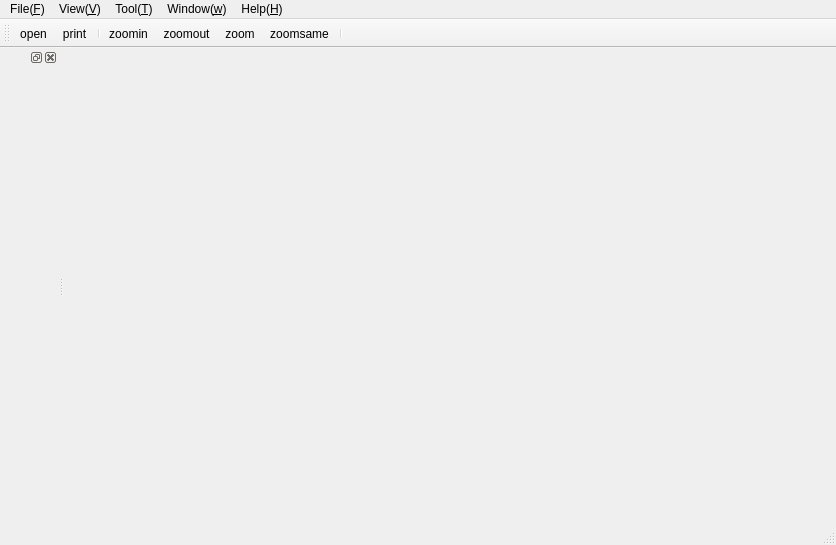
<?xml version="1.0" encoding="UTF-8"?>
<ui version="4.0">
 <class>HOnlineMainWindow</class>
 <widget class="QMainWindow" name="HOnlineMainWindow">
  <property name="geometry">
   <rect>
    <x>0</x>
    <y>0</y>
    <width>836</width>
    <height>545</height>
   </rect>
  </property>
  <property name="windowTitle">
   <string>HOnlineMainWindow</string>
  </property>
  <widget class="QWidget" name="centralWidget">
   <layout class="QHBoxLayout" name="horizontalLayout">
    <item>
     <layout class="QVBoxLayout" name="verticalLayout"/>
    </item>
   </layout>
  </widget>
  <widget class="QMenuBar" name="menuBar">
   <property name="geometry">
    <rect>
     <x>0</x>
     <y>0</y>
     <width>836</width>
     <height>23</height>
    </rect>
   </property>
   <widget class="QMenu" name="menuFile_F">
    <property name="title">
     <string>File(&amp;F)</string>
    </property>
    <addaction name="actionOpen"/>
    <addaction name="actionPrint"/>
   </widget>
   <widget class="QMenu" name="menuView_V">
    <property name="title">
     <string>View(&amp;V)</string>
    </property>
    <addaction name="actionZoomin"/>
    <addaction name="actionZoomout"/>
    <addaction name="actionZoom"/>
    <addaction name="actionZoomsame"/>
   </widget>
   <widget class="QMenu" name="menuTool_T">
    <property name="title">
     <string>Tool(&amp;T)</string>
    </property>
   </widget>
   <widget class="QMenu" name="menuWindow_w">
    <property name="title">
     <string>Window(&amp;w)</string>
    </property>
   </widget>
   <widget class="QMenu" name="menuHelp_H">
    <property name="title">
     <string>Help(&amp;H)</string>
    </property>
   </widget>
   <addaction name="menuFile_F"/>
   <addaction name="menuView_V"/>
   <addaction name="menuTool_T"/>
   <addaction name="menuWindow_w"/>
   <addaction name="menuHelp_H"/>
  </widget>
  <widget class="QToolBar" name="mainToolBar">
   <attribute name="toolBarArea">
    <enum>TopToolBarArea</enum>
   </attribute>
   <attribute name="toolBarBreak">
    <bool>false</bool>
   </attribute>
   <addaction name="actionOpen"/>
   <addaction name="actionPrint"/>
   <addaction name="separator"/>
   <addaction name="actionZoomin"/>
   <addaction name="actionZoomout"/>
   <addaction name="actionZoom"/>
   <addaction name="actionZoomsame"/>
   <addaction name="separator"/>
  </widget>
  <widget class="QStatusBar" name="statusBar"/>
  <widget class="QDockWidget" name="dockWidget">
   <attribute name="dockWidgetArea">
    <number>1</number>
   </attribute>
   <widget class="QWidget" name="dockWidgetContents">
    <layout class="QVBoxLayout" name="verticalLayout_2">
     <property name="spacing">
      <number>2</number>
     </property>
     <property name="leftMargin">
      <number>2</number>
     </property>
     <property name="topMargin">
      <number>2</number>
     </property>
     <property name="rightMargin">
      <number>2</number>
     </property>
     <property name="bottomMargin">
      <number>2</number>
     </property>
    </layout>
   </widget>
  </widget>
  <action name="actionOpen">
   <property name="icon">
    <iconset resource="images.qrc">
     <normaloff>:/images/open.png</normaloff>:/images/open.png</iconset>
   </property>
   <property name="text">
    <string>open</string>
   </property>
  </action>
  <action name="actionPrint">
   <property name="icon">
    <iconset resource="images.qrc">
     <normaloff>:/images/printer.png</normaloff>:/images/printer.png</iconset>
   </property>
   <property name="text">
    <string>print</string>
   </property>
  </action>
  <action name="actionZoomin">
   <property name="icon">
    <iconset resource="images.qrc">
     <normaloff>:/images/zoom_in.png</normaloff>:/images/zoom_in.png</iconset>
   </property>
   <property name="text">
    <string>zoomin</string>
   </property>
  </action>
  <action name="actionZoomout">
   <property name="icon">
    <iconset resource="images.qrc">
     <normaloff>:/images/zoom_out.png</normaloff>:/images/zoom_out.png</iconset>
   </property>
   <property name="text">
    <string>zoomout</string>
   </property>
  </action>
  <action name="actionZoom">
   <property name="icon">
    <iconset resource="images.qrc">
     <normaloff>:/images/zoom.png</normaloff>:/images/zoom.png</iconset>
   </property>
   <property name="text">
    <string>zoom</string>
   </property>
  </action>
  <action name="actionZoomsame">
   <property name="icon">
    <iconset resource="images.qrc">
     <normaloff>:/images/zoom_same.png</normaloff>:/images/zoom_same.png</iconset>
   </property>
   <property name="text">
    <string>zoomsame</string>
   </property>
  </action>
 </widget>
 <layoutdefault spacing="6" margin="11"/>
 <resources>
  <include location="images.qrc"/>
 </resources>
 <connections/>
</ui>
